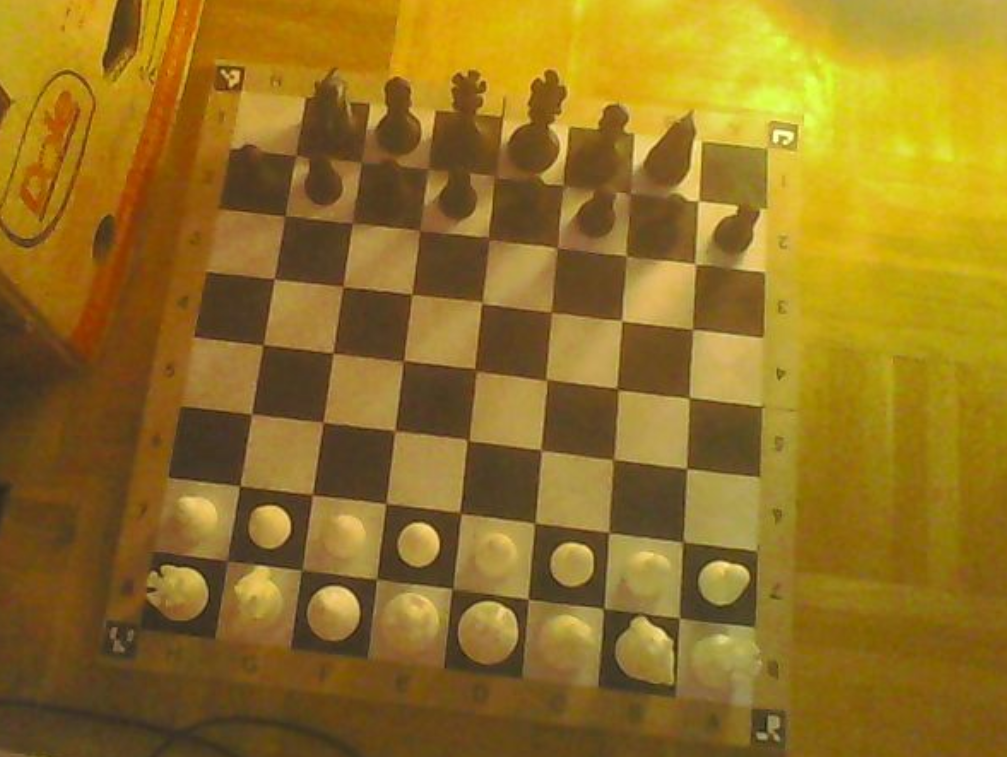
#> input picture clipboard_board.png, 1007 x 757 px; its folder holds only this picture in this run
$ python -i chess_vision.py   (imports and definitions only)   (older library calls are emulated)
#> lines starting #> are read from the running program, lines starting #| are printed output that depends on the picture
#> further down, picture is the input picture: shape (757, 1007, 3); mean B, G, R 34.8, 113.8, 146.8
import os
import sys
import json
import time
import threading
from pathlib import Path
import cv2
import numpy as np
import chess
from pastille_detector import detect_pastilles_by_square, detect_pastille_blobs, PASTILLE_PAD

import hough_board

def safe_log_print(msg):
    """Affiche un message en console de façon sûre (évite UnicodeEncodeError sous Windows cp1252)."""
    try:
        print(msg)
    except UnicodeEncodeError:
        try:
            enc = getattr(sys.stdout, 'encoding', None) or 'ascii'
            print(str(msg).encode(enc, errors='replace').decode(enc))
        except Exception:
            try:
                print(str(msg).encode('ascii', errors='replace').decode('ascii'))
            except Exception:
                pass
    except Exception:
        pass

WARP_SIZE = 512
SQUARE_SIZE = WARP_SIZE // 8  # 64 px

DEFAULT_DETECTION_CONFIG = {
    "min_side_px": 8,
    "max_side_px": 52,
    "clahe_clip": 3.5,
    "bin_thresh": 125,
    "border_err": 0.85,
    "err_corr": 0.85,
    "aruco_inset_pct": 2.4,  # Retrait automatique (%) des marqueurs vers les coins du damier 8x8
    "use_hough_refine": True, # Couplage avec la transformée de Hough pour calage subpixel sur les lignes de cases
    "detection_method": "COUPLED", # 'ARUCO', 'HOUGH', 'COUPLED'
    "grid_max_shift": 8,
    "piece_mode": "PASTILLES_STRICT", # 'PASTILLES_STRICT' (recommandé), 'HYBRID'
    "pastille_min_area": 45,
    "pastille_max_area": 320,
    "pastille_min_circ": 0.52,
    "pastille_min_sat": 40,
    "parallax_scale": 1.0,
}

DEFAULT_SETTINGS = {
    "show_ar_grid": True,
    "show_ar_labels": True,
    "show_ar_arrow": True,
    "show_ar_vision_debug": False,
    "show_ar_pieces": False,
    "show_warped_grid": True,
    "show_warped_arrow": True,
    "show_aruco_debug": True,
}

class ChessVisionManager:
    """
    Gère la calibration géométrique, l'homographie perspective H et H_inv,
    le découpage des 64 cases, l'analyse différentielle de stabilité et les overlays AR.
    """
    def __init__(self, calibration_file="board_calibration.json", log_fn=None):
#> called with calibration_file = 'board_calibration.json'
        self.calibration_file = Path(calibration_file)
        self.log_fn = log_fn or safe_log_print
        self._lock = threading.RLock()

        # 4 coins normalisés [0.0 .. 1.0] dans l'ordre strict horaire :
        # 0: A8 (Haut-Gauche), 1: H8 (Haut-Droite), 2: H1 (Bas-Droite), 3: A1 (Bas-Gauche)
        self.corners_norm = [
            [0.20, 0.15],
            [0.80, 0.15],
            [0.85, 0.85],
            [0.15, 0.85]
        ]
        self.is_calibrated = False
        # Incrémenté à chaque changement de géométrie ou d'image (coins, quadrillage, caméra) :
        # une image de référence prise avant n'est plus comparable case par case.
        self.geometry_version = 0

        # Cache homographie
        self.last_frame_shape = None
        self.H = None
        self.H_inv = None

        # Images mémorisées
        self._latest_warped_frame = None      # Image NumPy BGR 512x512
        self._latest_warped_jpeg = None       # Bytes JPEG 512x512
        self._reference_warped_frame = None   # Image 512x512 référence début de tour
        self._prev_warped_gray = None

        # Options d'affichage AR
        self.show_ar_grid = True
        self.show_ar_labels = True
        self.show_ar_arrow = True      # Flèche AR sur l'écran caméra principal
        self.show_ar_vision_debug = False # Vue détection ordinateur (carte des contours/gradients projetée)
        self.show_ar_pieces = False       # Pastilles des pièces détectées (Blancs/Noirs) en direct
        self.show_warped_grid = True
        self.show_warped_arrow = True  # Flèche sur la vue plateau redressée 512x512
        self.show_aruco_debug = True  # Affiche les carrés ArUco détectés avec leur contour vert et leur ID
        self.last_detected_markers = {}  # Stocke id -> np.array (4x2)
        self.last_aruco_centers_norm = None
        self.last_detected_pastilles = {}   # sq -> PastilleDetection
        self.continuous_detection = False
        self.last_continuous_detection_time = 0.0  # Stocke les 4 centres bruts des marqueurs pour ajuster l'inset en direct
        self.last_detected_pieces = None    # Stocke les probabilités de présence par case [P_vide, P_blanc, P_noir]
        self.current_game_board = None      # Instance de chess.Board du jeu en cours (référence de vérité)
        self._ar_piece_tracker = {}         # sq -> dict de suivi AR avec debounce, ttl et lissage sub-pixel
        self._ar_frame_count = 0            # Compteur de frames traitées
        # Lignes directrices exactes détectées par Hough (9 lignes horizontales et 9 lignes verticales dans 512x512)
        # Quadrillage interne affiné (lignes internes calées sur les vraies séparations ; contour jamais modifié)
        self.refined_grid = None
        self.refined_grid_count = 0
        self.hough_grid_lines = {
            'rows': [float(i * SQUARE_SIZE) for i in range(9)],
            'cols': [float(j * SQUARE_SIZE) for j in range(9)]
        }

        # Console de configuration des paramètres de détection (réglables depuis l'UI Web, avec persistance)
        self.detection_config = DEFAULT_DETECTION_CONFIG.copy()

        # Stabilité et mouvement (MotionGate)
        self.is_board_stable = True
        self.motion_ratio = 0.0
        self.last_motion_time = time.time()
        self.stability_delay = 0.75

        # Support ArUco multi-dictionnaires
        self.aruco_dicts = [
            ("DICT_4X4_50", cv2.aruco.getPredefinedDictionary(cv2.aruco.DICT_4X4_50)),
            ("DICT_4X4_100", cv2.aruco.getPredefinedDictionary(cv2.aruco.DICT_4X4_100)),
            ("DICT_5X5_50", cv2.aruco.getPredefinedDictionary(cv2.aruco.DICT_5X5_50)),
            ("DICT_6X6_50", cv2.aruco.getPredefinedDictionary(cv2.aruco.DICT_6X6_50)),
        ]
        self.aruco_detectors = []
        if hasattr(cv2.aruco, 'ArucoDetector'):
            params = cv2.aruco.DetectorParameters()
            # Optimisations pour éclairage de salon et petits marqueurs
            params.adaptiveThreshWinSizeMin = 3
            params.adaptiveThreshWinSizeMax = 35
            params.adaptiveThreshWinSizeStep = 4
            params.minMarkerPerimeterRate = 0.015 # Permet de détecter les petits marqueurs même loin
            params.maxMarkerPerimeterRate = 4.0
            params.polygonalApproxAccuracyRate = 0.05
            for name, d in self.aruco_dicts:
                self.aruco_detectors.append((name, cv2.aruco.ArucoDetector(d, params)))
        else:
            self.aruco_detectors = []
        self.auto_aruco_tracking = True

        # Éléments AR dynamiques fournis par ChessGameManager
        self.ar_arrow = None             # Dict: {"from_sq": int, "to_sq": int, "is_capture": bool, "color": tuple, "label": str}
        self.highlight_squares = {}      # sq -> {"color": (B, G, R), "alpha": float}
        self.setup_mode = False          # Calque guide départ
        self.top_diff_info = ""

        # Chargement de la calibration et des configurations personnalisées
        self._load_calibration()

    def log(self, msg):
        try:
            if self.log_fn:
                self.log_fn(msg)
            else:
                safe_log_print(msg)
        except UnicodeEncodeError:
            safe_log_print(msg)
        except Exception:
            safe_log_print(msg)

    def _load_calibration(self):
        try:
            if self.calibration_file.exists():
                with open(self.calibration_file, 'r', encoding='utf-8') as f:
#> (reads board_calibration.json from the repository)
                    data = json.load(f)
                    if 'corners' in data and len(data['corners']) == 4:
                        self.corners_norm = data['corners']
                        self.is_calibrated = True
                    # Restauration de la configuration de détection personnalisée
                    if 'detection_config' in data and isinstance(data['detection_config'], dict):
                        for k, v in data['detection_config'].items():
                            if k in self.detection_config:
                                self.detection_config[k] = v
                    # Restauration des options d'overlay utilisateur
                    if 'settings' in data and isinstance(data['settings'], dict):
                        s = data['settings']
                        for k in ('show_ar_grid', 'show_ar_labels', 'show_ar_arrow', 'show_ar_vision_debug',
                                  'show_ar_pieces', 'show_warped_grid', 'show_warped_arrow', 'show_aruco_debug'):
                            if k in s:
                                setattr(self, k, bool(s[k]))
                    # Restauration de l'état de détection continue
                    if 'continuous_detection' in data:
                        self.continuous_detection = bool(data['continuous_detection'])
                    self.log("✅ Configuration et calibration plateau chargées depuis board_calibration.json")
        except Exception as e:
            self.log(f"⚠️ Erreur chargement calibration: {e}")

    def save_calibration(self):
        try:
            with open(self.calibration_file, 'w', encoding='utf-8') as f:
                json.dump({
                    'corners': self.corners_norm,
                    'is_calibrated': self.is_calibrated,
                    'detection_config': self.detection_config,
                    'settings': {
                        'show_ar_grid': self.show_ar_grid,
                        'show_ar_labels': self.show_ar_labels,
                        'show_ar_arrow': self.show_ar_arrow,
                        'show_ar_vision_debug': self.show_ar_vision_debug,
                        'show_ar_pieces': self.show_ar_pieces,
                        'show_warped_grid': self.show_warped_grid,
                        'show_warped_arrow': self.show_warped_arrow,
                        'show_aruco_debug': self.show_aruco_debug
                    },
                    'continuous_detection': self.continuous_detection,
                    'updated_at': time.time()
                }, f, indent=2)
            self.log("💾 Configuration et calibration sauvegardées.")
        except Exception as e:
            self.log(f"❌ Erreur sauvegarde calibration: {e}")

    def set_corners(self, corners, force=False):
        """Met à jour les 4 coins normalisés [[x0,y0], ... [x3,y3]]."""
        with self._lock:
            if len(corners) == 4:
                new_corners = [[float(p[0]), float(p[1])] for p in corners]
                # Si déjà calibré, vérifier si le déplacement est significatif (> ~5-6 pixels)
                if not force and self.is_calibrated and self.corners_norm and len(self.corners_norm) == 4:
                    shifts = [
                        np.hypot(n[0] - o[0], n[1] - o[1])
                        for n, o in zip(new_corners, self.corners_norm)
                    ]
                    max_shift = max(shifts)
                    # Déplacement infime (bruit de caméra) : on ne perturbe pas la partie ni la référence
                    if max_shift < 0.008:
                        # Lissage exponentiel doux sans toucher à geometry_version ni au disque
                        self.corners_norm = [
                            [0.95 * o[0] + 0.05 * n[0], 0.95 * o[1] + 0.05 * n[1]]
                            for n, o in zip(new_corners, self.corners_norm)
                        ]
                        return False

                self.corners_norm = new_corners
                self.is_calibrated = True
                self.last_frame_shape = None
                self.refined_grid = None  # le quadrillage affiné dépend du contour : à recalculer
                self.geometry_version += 1
                self.save_calibration()
                return True
        return False

    # [55 lines left out: functions rotate_board_90, update_homography, warp_frame, _update_homography, warped_points_to_camera, not called in this run]

    # --- Modèle de quadrillage (repère redressé 512x512) ---
    # Chaque ligne verticale k est un segment (x_haut, x_bas) ; chaque ligne horizontale k est (y_gauche, y_droite).
    # Les lignes 0 et 8 (contour) restent TOUJOURS fixées sur le contour détecté par ArUco.

    @staticmethod
    def _uniform_grid():
        return {
            'v': [(float(k * SQUARE_SIZE), float(k * SQUARE_SIZE)) for k in range(9)],
            'h': [(float(k * SQUARE_SIZE), float(k * SQUARE_SIZE)) for k in range(9)],
        }

    # [41 lines left out: functions _active_grid, grid_point, square_warped_polygon, square_to_warped_rect, not called in this run]

    def square_center_warped(self, col, row):
        poly = self.square_warped_polygon(col, row)
        return (sum(p[0] for p in poly) / 4.0, sum(p[1] for p in poly) / 4.0)

    # [4 lines left out: function square_to_camera_polygon, not called in this run]

    def _apply_inset_to_centers(self, centers_norm, inset_pct=None):
        """
        Convertit les 4 centres des marqueurs ArUco (posés sur le cadre en bois)
        en les 4 coins exacts du damier 8x8 grâce au retrait projectif `inset_pct` (%).
        """
        if inset_pct is None:
            inset_pct = float(self.detection_config.get("aruco_inset_pct", 2.4))
        if abs(inset_pct) < 1e-4:
            return [[float(p[0]), float(p[1])] for p in centers_norm]

        src = np.float32(centers_norm)
        d = (inset_pct / 100.0) * float(WARP_SIZE)
        dst_markers = np.float32([
            [-d, -d],
            [WARP_SIZE + d, -d],
            [WARP_SIZE + d, WARP_SIZE + d],
            [-d, WARP_SIZE + d]
        ])
        H_m2b = cv2.getPerspectiveTransform(dst_markers, src)
        board_dst = np.float32([[[0, 0]], [[WARP_SIZE, 0]], [[WARP_SIZE, WARP_SIZE]], [[0, WARP_SIZE]]])
        board_norm = cv2.perspectiveTransform(board_dst, H_m2b).reshape(4, 2)
        return [[float(p[0]), float(p[1])] for p in board_norm]

    @staticmethod
    def _robust_line_fit(samples, nominal, max_shift, center=WARP_SIZE / 2.0):
        """
        Ajuste pos = a + b*(t - center) sur des échantillons [(t, pos, poids)] avec rejet des points
        aberrants (pièces, reflets). Retourne (pos_début, pos_fin) aux extrémités t=0 et t=WARP_SIZE.
        """
        if len(samples) < 3:
            return None
        pts = np.array(samples, dtype=np.float64)
        t, p, wgt = pts[:, 0] - center, pts[:, 1], pts[:, 2]
        best_inl = None
        # RANSAC exhaustif sur les paires (au plus 8 échantillons -> 28 paires)
        n = len(pts)
        for i in range(n):
            for j in range(i + 1, n):
                if abs(t[j] - t[i]) < 1e-6:
                    continue
                b = (p[j] - p[i]) / (t[j] - t[i])
                a = p[i] - b * t[i]
                inl = np.abs(p - (a + b * t)) < 1.8
                if best_inl is None or inl.sum() > best_inl.sum() or \
                   (inl.sum() == best_inl.sum() and wgt[inl].sum() > wgt[best_inl].sum()):
                    best_inl = inl
        if best_inl is None or best_inl.sum() < 4:
            # Pas assez de points alignés : simple décalage si 3 points cohérents
            med = float(np.median(p))
            close = np.abs(p - med) < 1.8
            if close.sum() >= 3:
                off = float(np.average(p[close], weights=wgt[close]))
                off = float(np.clip(off, nominal - max_shift, nominal + max_shift))
                return off, off
            return None
        A = np.stack([np.ones(best_inl.sum()), t[best_inl]], axis=1)
        W = np.sqrt(wgt[best_inl])
        sol, *_ = np.linalg.lstsq(A * W[:, None], p[best_inl] * W, rcond=None)
        a, b = float(sol[0]), float(sol[1])
        p0 = float(np.clip(a + b * (0 - center), nominal - max_shift, nominal + max_shift))
        p1 = float(np.clip(a + b * (WARP_SIZE - center), nominal - max_shift, nominal + max_shift))
        return p0, p1

    def fit_grid_lines(self, frame, corners_norm=None):
        """
        Aligne les 7 lignes verticales et 7 lignes horizontales INTERNES du damier sur les vraies
        séparations de cases, sans jamais toucher au contour (coins ArUco).

        Méthode (robuste aux pièces) : dans la vue redressée, pour chaque ligne et pour chacun des
        8 segments qui la composent, on cherche le pic du gradient (Sobel) perpendiculaire dans une
        fenêtre ±max_shift px autour de la position théorique. Une droite (inclinaison autorisée)
        est ensuite ajustée par RANSAC sur les 8 pics, ce qui élimine les segments masqués par une pièce.
        """
        if frame is None:
            return False
        try:
            corners = corners_norm or self.corners_norm
            h, w = frame.shape[:2]
            src_pts = np.float32([[p[0] * w, p[1] * h] for p in corners])
            dst_pts = np.float32([[0, 0], [WARP_SIZE, 0], [WARP_SIZE, WARP_SIZE], [0, WARP_SIZE]])
            H = cv2.getPerspectiveTransform(src_pts, dst_pts)
            warped = cv2.warpPerspective(frame, H, (WARP_SIZE, WARP_SIZE), flags=cv2.INTER_LINEAR)

            gray = cv2.cvtColor(warped, cv2.COLOR_BGR2GRAY)
            gray = cv2.createCLAHE(clipLimit=2.5, tileGridSize=(8, 8)).apply(gray)
            gray = cv2.GaussianBlur(gray, (3, 3), 0)
            gx = np.abs(cv2.Sobel(gray, cv2.CV_32F, 1, 0, ksize=3))
            gy = np.abs(cv2.Sobel(gray, cv2.CV_32F, 0, 1, ksize=3))

            T = int(self.detection_config.get("grid_max_shift", 8))
            margin = 10  # on ignore les abords des intersections
            grid = self._uniform_grid()
            n_fitted = 0

            for k in range(1, 8):
                nominal = float(k * SQUARE_SIZE)
                lo, hi = int(nominal) - T, int(nominal) + T + 1
                for axis in ('v', 'h'):
                    samples = []
                    for s in range(8):
                        a0, a1 = s * SQUARE_SIZE + margin, (s + 1) * SQUARE_SIZE - margin
                        if axis == 'v':
                            prof = gx[a0:a1, lo:hi].mean(axis=0)
                        else:
                            prof = gy[lo:hi, a0:a1].mean(axis=1)
                        i = int(np.argmax(prof))
                        med = float(np.median(prof)) + 1e-3
                        strength = float(prof[i]) / med
                        if strength < 1.6 or i == 0 or i == len(prof) - 1:
                            continue
                        # Affinage sous-pixel parabolique
                        y0, y1, y2 = float(prof[i - 1]), float(prof[i]), float(prof[i + 1])
                        den = (y0 - 2 * y1 + y2)
                        sub = 0.5 * (y0 - y2) / den if abs(den) > 1e-6 else 0.0
                        pos = lo + i + float(np.clip(sub, -0.5, 0.5))
                        samples.append(((a0 + a1) / 2.0, pos, strength))
                    fit = self._robust_line_fit(samples, nominal, T)
                    if fit is not None:
                        grid[axis][k] = fit
                        n_fitted += 1

            with self._lock:
                self.refined_grid = grid
                self.geometry_version += 1
                self.refined_grid_count = n_fitted
            self.log(f"📐 Quadrillage aligné : {n_fitted}/14 lignes internes calées (contour inchangé)")
            return n_fitted > 0
        except Exception as e:
            self.log(f"Alignement quadrillage impossible : {e}")
            return False

    # [57 lines left out: functions invalidate_geometry, reset_grid, reset_detection_config_to_defaults, update_detection_config, not called in this run]

    def detect_aruco_corners(self, frame):
        """
        Détecte les 4 marqueurs aux coins en temps réel (< 50 ms) :
        - Détection directe sur image native (Gris + CLAHE léger)
        - Complétion géométrique projective instantanée si 3 marqueurs sur 4 sont vus (ex: pièce posée sur un marqueur)
        - Vérification de cohérence géométrique (convexité et ratios)
        """
        if frame is None:
            return False, None, "Pas d'image reçue"

        h, w = frame.shape[:2]
        gray = cv2.cvtColor(frame, cv2.COLOR_BGR2GRAY)
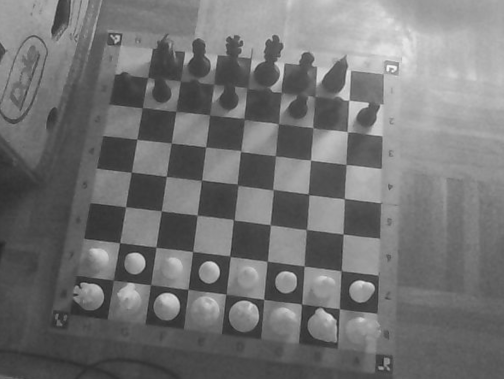
#> gray: shape (757, 1007) (shown at 1/2 size); min 28, max 246, mean 114.6
        d = cv2.aruco.getPredefinedDictionary(cv2.aruco.DICT_4X4_50)

        cfg = self.detection_config
        min_side = float(cfg.get("min_side_px", 8))
        max_side = float(cfg.get("max_side_px", 55))
        clahe_clip = float(cfg.get("clahe_clip", 3.0))

        found_markers = {}
        marker_polys = {}

        params = cv2.aruco.DetectorParameters()
        params.minMarkerPerimeterRate = 0.012
        params.maxMarkerPerimeterRate = 0.30
        params.adaptiveThreshWinSizeMin = 3
        params.adaptiveThreshWinSizeMax = 25
        params.adaptiveThreshWinSizeStep = 4
        params.maxErroneousBitsInBorderRate = 0.55
        params.cornerRefinementMethod = cv2.aruco.CORNER_REFINE_SUBPIX

        det = cv2.aruco.ArucoDetector(d, params)

        # 1. Détection rapide à l'échelle native (1.0) sur Gray puis CLAHE
        clahe = cv2.createCLAHE(clipLimit=clahe_clip, tileGridSize=(8, 8)).apply(gray)
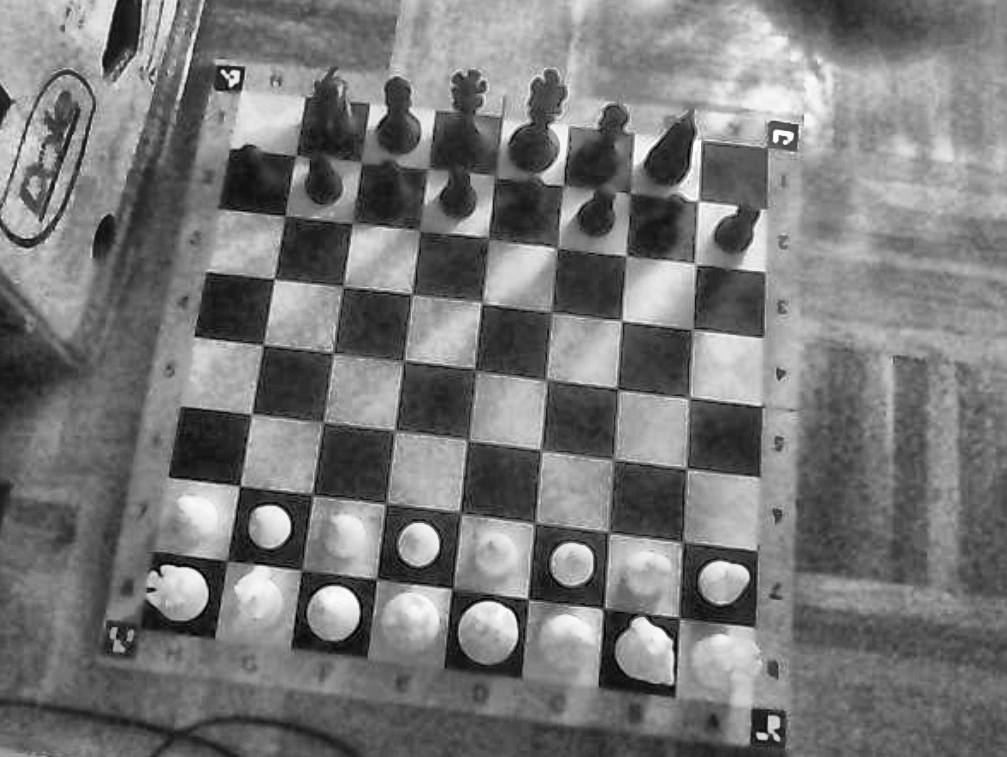
#> clahe: shape (757, 1007); min 3, max 255, mean 119.6
        for src in (gray, clahe):
            corners, ids, _ = det.detectMarkers(src)
            if ids is not None:
                for m, c in zip(ids.flatten(), corners):
                    mid = int(m)
                    if mid in (0, 1, 2, 3) and mid not in found_markers:
                        pts = c[0]
                        side = float(np.linalg.norm(pts[0] - pts[1]))
                        if min_side <= side <= max_side:
                            center = pts.mean(axis=0)
                            found_markers[mid] = (float(center[0]), float(center[1]))
                            marker_polys[mid] = pts
            if len(found_markers) == 4:
                break
#> this loop made 2 passes
#> ids on pass 1: [2, 1]
#> after the loop, found_markers = {2: (768.1, 727.1), 1: (783, 135.5), 3: (119.4, 639.9)}; marker_polys = {2: [[753, 707], [783.9, 710.4], [784.5, 747], [751, 744]], 1: [[770, 121], [798, 125], [796, 150], [768, 146]], 3: [[106.5, 619.9], [137, 626], [133, 659], [101.2, 654.9]]}
#> (the rest of the program and of its run is left out)
